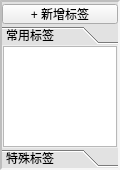
<?xml version="1.0" encoding="UTF-8"?>
<ui version="4.0">
 <class>CusTagList</class>
 <widget class="QWidget" name="CusTagList">
  <property name="geometry">
   <rect>
    <x>0</x>
    <y>0</y>
    <width>120</width>
    <height>170</height>
   </rect>
  </property>
  <property name="windowTitle">
   <string>标签列表</string>
  </property>
  <layout class="QGridLayout" name="gridLayout">
   <property name="leftMargin">
    <number>0</number>
   </property>
   <property name="topMargin">
    <number>0</number>
   </property>
   <property name="rightMargin">
    <number>0</number>
   </property>
   <property name="bottomMargin">
    <number>0</number>
   </property>
   <property name="spacing">
    <number>0</number>
   </property>
   <item row="0" column="0">
    <widget class="QFrame" name="bFrame">
     <property name="styleSheet">
      <string notr="true">#bFrame{
background-color: rgba(221, 221, 221, 180);
border:2px inset rgba(175, 175, 175, 180);
}</string>
     </property>
     <layout class="QVBoxLayout" name="verticalLayout">
      <property name="spacing">
       <number>0</number>
      </property>
      <property name="leftMargin">
       <number>0</number>
      </property>
      <property name="topMargin">
       <number>0</number>
      </property>
      <property name="rightMargin">
       <number>0</number>
      </property>
      <property name="bottomMargin">
       <number>0</number>
      </property>
      <item>
       <spacer name="verticalSpacer">
        <property name="orientation">
         <enum>Qt::Vertical</enum>
        </property>
        <property name="sizeType">
         <enum>QSizePolicy::Fixed</enum>
        </property>
        <property name="sizeHint" stdset="0">
         <size>
          <width>20</width>
          <height>2</height>
         </size>
        </property>
       </spacer>
      </item>
      <item>
       <widget class="QPushButton" name="btnAddNew">
        <property name="minimumSize">
         <size>
          <width>0</width>
          <height>20</height>
         </size>
        </property>
        <property name="maximumSize">
         <size>
          <width>16777215</width>
          <height>20</height>
         </size>
        </property>
        <property name="text">
         <string>+ 新增标签</string>
        </property>
       </widget>
      </item>
      <item>
       <spacer name="verticalSpacer_4">
        <property name="orientation">
         <enum>Qt::Vertical</enum>
        </property>
        <property name="sizeType">
         <enum>QSizePolicy::Fixed</enum>
        </property>
        <property name="sizeHint" stdset="0">
         <size>
          <width>20</width>
          <height>2</height>
         </size>
        </property>
       </spacer>
      </item>
      <item>
       <layout class="QVBoxLayout" name="verticalLayout_2">
        <item>
         <widget class="QToolBox" name="toolBox">
          <property name="styleSheet">
           <string notr="true">QToolBoxButton{
	min-height:18px;
}</string>
          </property>
          <property name="currentIndex">
           <number>0</number>
          </property>
          <property name="tabSpacing">
           <number>1</number>
          </property>
          <widget class="QWidget" name="cpage">
           <property name="geometry">
            <rect>
             <x>0</x>
             <y>0</y>
             <width>114</width>
             <height>95</height>
            </rect>
           </property>
           <property name="sizePolicy">
            <sizepolicy hsizetype="Expanding" vsizetype="Expanding">
             <horstretch>0</horstretch>
             <verstretch>0</verstretch>
            </sizepolicy>
           </property>
           <property name="minimumSize">
            <size>
             <width>0</width>
             <height>0</height>
            </size>
           </property>
           <property name="maximumSize">
            <size>
             <width>16777215</width>
             <height>16777215</height>
            </size>
           </property>
           <attribute name="label">
            <string>常用标签</string>
           </attribute>
           <layout class="QVBoxLayout" name="verticalLayout_4">
            <property name="spacing">
             <number>1</number>
            </property>
            <property name="leftMargin">
             <number>1</number>
            </property>
            <property name="topMargin">
             <number>1</number>
            </property>
            <property name="rightMargin">
             <number>1</number>
            </property>
            <property name="bottomMargin">
             <number>1</number>
            </property>
            <item>
             <widget class="QListWidget" name="lvCus">
              <property name="styleSheet">
               <string notr="true">#lvCus::item{
	border:1px solid rgba(40, 81, 121,0.5);
	margin:1px;
}
#lvCus::item:hover{
	border:1px solid rgba(40, 81, 160,0.3);
	background-color: rgba(179, 213, 255, 100);
	margin:1px;
}
#lvCus::item:selected:active{
	border:1px inset rgba(126, 199, 255, 100);
	
	color: rgba(0, 0, 0, 150);
	background-color: rgba(125, 170, 165, 100);
	margin:1px;
}
#lvCus QScrollBar{
	width:2px;
    border: none;
    background-color: rgba(85, 170, 127,0.6);
}</string>
              </property>
              <property name="editTriggers">
               <set>QAbstractItemView::NoEditTriggers</set>
              </property>
              <property name="defaultDropAction">
               <enum>Qt::IgnoreAction</enum>
              </property>
             </widget>
            </item>
           </layout>
          </widget>
          <widget class="QWidget" name="spage">
           <property name="geometry">
            <rect>
             <x>0</x>
             <y>0</y>
             <width>114</width>
             <height>75</height>
            </rect>
           </property>
           <property name="sizePolicy">
            <sizepolicy hsizetype="Preferred" vsizetype="Fixed">
             <horstretch>0</horstretch>
             <verstretch>0</verstretch>
            </sizepolicy>
           </property>
           <property name="styleSheet">
            <string notr="true">QPushButton{
	max-height:15px;
	padding:0px;
	margin:0px;
}
QLabel{
border-radius: 7px;
}
#hf1 QLabel{
background-color: rgb(251, 251, 219);
border:1px solid rgba(255, 255, 127, 160);
}

#hf2 QLabel{
background-color: rgb(255, 227, 183);
border:1px solid rgba(255, 200, 144, 160);
}
#hf3 QLabel{
background-color: rgb(207, 207, 207);
border:1px solid rgba(170, 170, 170,160);
}
#hf4 QLabel{
background-color: rgb(94, 193, 143);
border:1px solid rgba(75, 175, 125, 160);
}
</string>
           </property>
           <attribute name="label">
            <string>特殊标签</string>
           </attribute>
           <layout class="QVBoxLayout" name="verticalLayout_5">
            <property name="spacing">
             <number>2</number>
            </property>
            <property name="leftMargin">
             <number>2</number>
            </property>
            <property name="topMargin">
             <number>1</number>
            </property>
            <property name="rightMargin">
             <number>2</number>
            </property>
            <property name="bottomMargin">
             <number>0</number>
            </property>
            <item>
             <widget class="QFrame" name="hf1">
              <layout class="QHBoxLayout" name="hl1">
               <property name="spacing">
                <number>0</number>
               </property>
               <property name="leftMargin">
                <number>0</number>
               </property>
               <property name="topMargin">
                <number>0</number>
               </property>
               <property name="rightMargin">
                <number>0</number>
               </property>
               <property name="bottomMargin">
                <number>0</number>
               </property>
               <item>
                <widget class="QLabel" name="label">
                 <property name="sizePolicy">
                  <sizepolicy hsizetype="Fixed" vsizetype="Fixed">
                   <horstretch>0</horstretch>
                   <verstretch>0</verstretch>
                  </sizepolicy>
                 </property>
                 <property name="minimumSize">
                  <size>
                   <width>15</width>
                   <height>15</height>
                  </size>
                 </property>
                 <property name="maximumSize">
                  <size>
                   <width>15</width>
                   <height>15</height>
                  </size>
                 </property>
                 <property name="text">
                  <string/>
                 </property>
                </widget>
               </item>
               <item>
                <widget class="QPushButton" name="btnTD">
                 <property name="sizePolicy">
                  <sizepolicy hsizetype="Minimum" vsizetype="Fixed">
                   <horstretch>0</horstretch>
                   <verstretch>0</verstretch>
                  </sizepolicy>
                 </property>
                 <property name="styleSheet">
                  <string notr="true"/>
                 </property>
                 <property name="text">
                  <string>待办</string>
                 </property>
                </widget>
               </item>
              </layout>
             </widget>
            </item>
            <item>
             <widget class="QFrame" name="hf2">
              <layout class="QHBoxLayout" name="hl2">
               <property name="spacing">
                <number>0</number>
               </property>
               <property name="leftMargin">
                <number>0</number>
               </property>
               <property name="topMargin">
                <number>0</number>
               </property>
               <property name="rightMargin">
                <number>0</number>
               </property>
               <property name="bottomMargin">
                <number>0</number>
               </property>
               <item>
                <widget class="QLabel" name="label_2">
                 <property name="sizePolicy">
                  <sizepolicy hsizetype="Fixed" vsizetype="Fixed">
                   <horstretch>0</horstretch>
                   <verstretch>0</verstretch>
                  </sizepolicy>
                 </property>
                 <property name="minimumSize">
                  <size>
                   <width>15</width>
                   <height>15</height>
                  </size>
                 </property>
                 <property name="maximumSize">
                  <size>
                   <width>15</width>
                   <height>15</height>
                  </size>
                 </property>
                 <property name="text">
                  <string/>
                 </property>
                </widget>
               </item>
               <item>
                <widget class="QPushButton" name="btnTDS">
                 <property name="sizePolicy">
                  <sizepolicy hsizetype="Minimum" vsizetype="Fixed">
                   <horstretch>0</horstretch>
                   <verstretch>0</verstretch>
                  </sizepolicy>
                 </property>
                 <property name="styleSheet">
                  <string notr="true"/>
                 </property>
                 <property name="text">
                  <string>待办S</string>
                 </property>
                </widget>
               </item>
              </layout>
             </widget>
            </item>
            <item>
             <widget class="QFrame" name="hf3">
              <layout class="QHBoxLayout" name="hl3">
               <property name="spacing">
                <number>0</number>
               </property>
               <property name="leftMargin">
                <number>0</number>
               </property>
               <property name="topMargin">
                <number>0</number>
               </property>
               <property name="rightMargin">
                <number>0</number>
               </property>
               <property name="bottomMargin">
                <number>0</number>
               </property>
               <item>
                <widget class="QLabel" name="label_3">
                 <property name="sizePolicy">
                  <sizepolicy hsizetype="Fixed" vsizetype="Fixed">
                   <horstretch>0</horstretch>
                   <verstretch>0</verstretch>
                  </sizepolicy>
                 </property>
                 <property name="minimumSize">
                  <size>
                   <width>15</width>
                   <height>15</height>
                  </size>
                 </property>
                 <property name="maximumSize">
                  <size>
                   <width>15</width>
                   <height>15</height>
                  </size>
                 </property>
                 <property name="text">
                  <string/>
                 </property>
                </widget>
               </item>
               <item>
                <widget class="QPushButton" name="btnCancel">
                 <property name="sizePolicy">
                  <sizepolicy hsizetype="Minimum" vsizetype="Fixed">
                   <horstretch>0</horstretch>
                   <verstretch>0</verstretch>
                  </sizepolicy>
                 </property>
                 <property name="styleSheet">
                  <string notr="true"/>
                 </property>
                 <property name="text">
                  <string>取消</string>
                 </property>
                </widget>
               </item>
              </layout>
             </widget>
            </item>
            <item>
             <widget class="QFrame" name="hf4">
              <layout class="QHBoxLayout" name="hl4">
               <property name="spacing">
                <number>0</number>
               </property>
               <property name="leftMargin">
                <number>0</number>
               </property>
               <property name="topMargin">
                <number>0</number>
               </property>
               <property name="rightMargin">
                <number>0</number>
               </property>
               <property name="bottomMargin">
                <number>0</number>
               </property>
               <item>
                <widget class="QLabel" name="label_4">
                 <property name="sizePolicy">
                  <sizepolicy hsizetype="Fixed" vsizetype="Fixed">
                   <horstretch>0</horstretch>
                   <verstretch>0</verstretch>
                  </sizepolicy>
                 </property>
                 <property name="minimumSize">
                  <size>
                   <width>15</width>
                   <height>15</height>
                  </size>
                 </property>
                 <property name="maximumSize">
                  <size>
                   <width>15</width>
                   <height>15</height>
                  </size>
                 </property>
                 <property name="text">
                  <string/>
                 </property>
                </widget>
               </item>
               <item>
                <widget class="QPushButton" name="btnDone">
                 <property name="sizePolicy">
                  <sizepolicy hsizetype="Minimum" vsizetype="Fixed">
                   <horstretch>0</horstretch>
                   <verstretch>0</verstretch>
                  </sizepolicy>
                 </property>
                 <property name="styleSheet">
                  <string notr="true"/>
                 </property>
                 <property name="text">
                  <string>完成</string>
                 </property>
                </widget>
               </item>
              </layout>
             </widget>
            </item>
           </layout>
          </widget>
         </widget>
        </item>
        <item>
         <spacer name="verticalSpacer_2">
          <property name="orientation">
           <enum>Qt::Vertical</enum>
          </property>
          <property name="sizeType">
           <enum>QSizePolicy::Fixed</enum>
          </property>
          <property name="sizeHint" stdset="0">
           <size>
            <width>20</width>
            <height>0</height>
           </size>
          </property>
         </spacer>
        </item>
       </layout>
      </item>
      <item>
       <spacer name="verticalSpacer_3">
        <property name="orientation">
         <enum>Qt::Vertical</enum>
        </property>
        <property name="sizeType">
         <enum>QSizePolicy::Fixed</enum>
        </property>
        <property name="sizeHint" stdset="0">
         <size>
          <width>20</width>
          <height>1</height>
         </size>
        </property>
       </spacer>
      </item>
     </layout>
    </widget>
   </item>
  </layout>
 </widget>
 <resources/>
 <connections/>
</ui>
